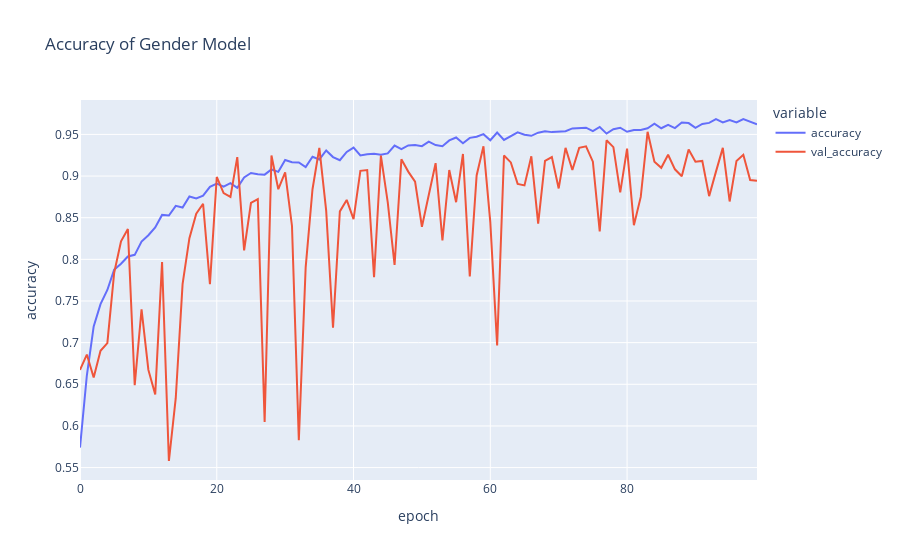

The notebook cell saved with this chart:
### Code cell
import plotly.graph_objects as go
import plotly.express as px

fig = px.line(
    history.history, y=['accuracy', 'val_accuracy'],
    labels={'index': 'epoch', 'value': 'accuracy'}, 
    title='Accuracy of Gender Model')
fig.show()
